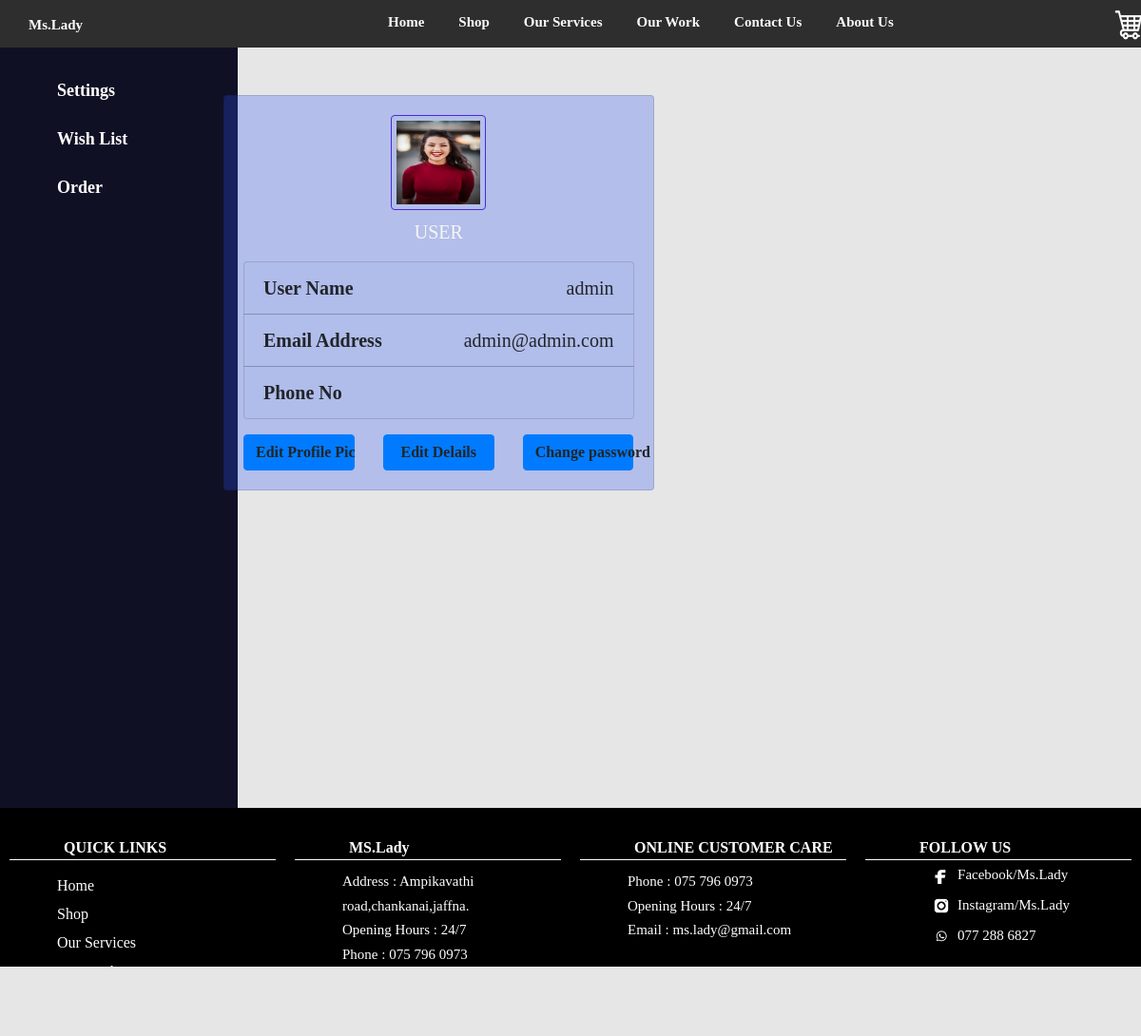
The page /UserPages/Settings.php (signed in) on the database its author committed.
### tables this page shows
CREATE TABLE `users` (
  `userid` int(11) NOT NULL AUTO_INCREMENT,
  `username` varchar(50) NOT NULL,
  `email` varchar(50) NOT NULL,
  `password` varchar(50) NOT NULL,
  `usertype` varchar(50) DEFAULT NULL,
  `phoneno` varchar(50) DEFAULT NULL,
  `address` varchar(50) DEFAULT NULL,
  `cardid` varchar(50) DEFAULT NULL,
  `filename` varchar(255) DEFAULT NULL,
  `regdate` date DEFAULT NULL,
  PRIMARY KEY (`userid`)
);

### UserPages/Settings.php (the view, shortened to what this page needs)
<?php
include('header.php');
?>
<?php
$uname = $_SESSION['username'];
$sql3 = "SELECT * FROM users where email='$uname'";
$result3 = mysqli_query($con, $sql3);
$row3 = mysqli_fetch_array($result3);
?>
<?php
include('temp.php');
?>
<div class="col-5">
    <div style="margin-top:100px;margin-bottom:150px;margin-left:30px">
        <div class="card card-primary card-outline" style="background:rgba(41, 83, 243, 0.27) ;" id="btn_shadow_show">
            <div class="card-body box-profile">
                <div class="text-center">
                    <img class="profile-user-img img-fluid img-circle" src="../product_images/<?php echo $row3["filename"]; ?>" alt="items pict" style="width:100px;height:100px;">
                </div>
                <p class="text-center" style="color:whitesmoke">USER</p>
                <ul class="list-group list-group-unbordered mb-3">
                    <li class="list-group-item" style="background:rgba(41, 83, 243, 0.01) ;">
                        <b>User Name</b> <a class="float-right"><?php echo $row3['username'] ?></a>
                    </li>
                    <li class="list-group-item" style="background:rgba(41, 83, 243, 0.01) ;">
                        <b>Email Address</b> <a class="float-right"><?php echo $row3['email'] ?></a>
                    </li>
                    <li class="list-group-item" style="background:rgba(41, 83, 243, 0.01) ;">
                        <b>Phone No</b> <a class="float-right"><?php echo $row3['phoneno'] ?></a>
                    </li>
                </ul>
                <div class="row">
                    <div class="col-4">
                        <a class="btn btn-primary btn-block" onclick="openForm()"><b>Edit Profile Pic</b></a>
                    </div>
                    <div class="col-4">
                        <a class="btn btn-primary btn-block" onclick="opendetailsForm()"><b>Edit Delails</b></a>
                    </div>
                    <div class="col-4">
                        <a class="btn btn-primary btn-block" onclick="openchangepasswordForm()"><b>Change password</b></a>
                    </div>
                </div>
            </div>
        </div>
    </div>
</div>
</div>
<?php
include('footer.php');
?>

### UserPages/Settings.php (style rules this page uses)
img { border: 1px solid rgba(76, 41, 214, 1); border-radius: 4px; padding: 5px; width: 150px; }

### rows shown on the page
users: filename (picture), username "admin", email "admin@admin.com"
